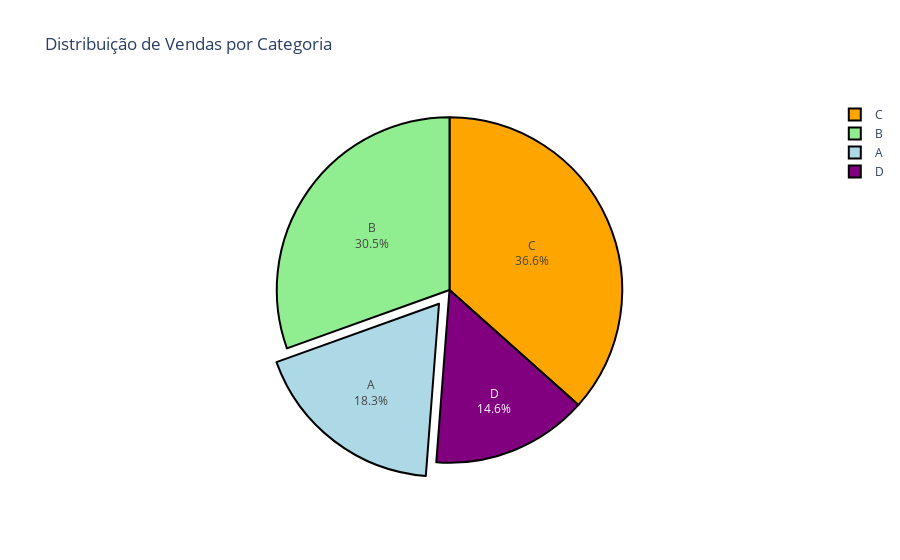

The cell this chart's notebook holds for it:
### Code cell
import pandas as pd
import plotly.express as px

# Dados para o gráfico de pizza
data_pizza = {
    'Categoria': ['A', 'B', 'C', 'D'],
    'Vendas': [1500, 2500, 3000, 1200],
}

df_pizza = pd.DataFrame(data_pizza)

# Gráfico de pizza customizado
fig_pizza_custom = px.pie(df_pizza, 
                          names='Categoria', 
                          values='Vendas', 
                          title='Distribuição de Vendas por Categoria', 
                          color='Categoria', 
                          color_discrete_map={'A': 'lightblue', 'B': 'lightgreen', 'C': 'orange', 'D': 'purple'})

# Customizando mais o gráfico
fig_pizza_custom.update_traces(textinfo='percent+label', 
                               pull=[0.1, 0, 0, 0],  # Destacar a fatia 'A' com 10% a mais de destaque
                               textposition='inside', 
                               hoverinfo='label+percent+value', 
                               marker=dict(line=dict(color='#000000', width=2)))  # Adicionando bordas negras

# Exibindo o gráfico customizado
fig_pizza_custom.show()

### Figure 1 — Plotly figure (JSON) as saved in the notebook; plotly's stock layout.template omitted (floating-point values rounded to 4 significant figures)
{"data": [{"customdata": [["A"], ["B"], ["C"], ["D"]], "domain": {"x": [0, 1], "y": [0, 1]}, "hoverinfo": "label+percent+value", "hovertemplate": "Categoria=%{customdata[0]}<br>Vendas=%{value}<extra></extra>", "labels": ["A", "B", "C", "D"], "legendgroup": "", "marker": {"colors": ["lightblue", "lightgreen", "orange", "purple"], "line": {"color": "#000000", "width": 2}}, "name": "", "pull": [0.1, 0, 0, 0], "showlegend": true, "textinfo": "percent+label", "textposition": "inside", "type": "pie", "values": [1500, 2500, 3000, 1200]}], "layout": {"legend": {"tracegroupgap": 0}, "title": {"text": "Distribuição de Vendas por Categoria"}}}
